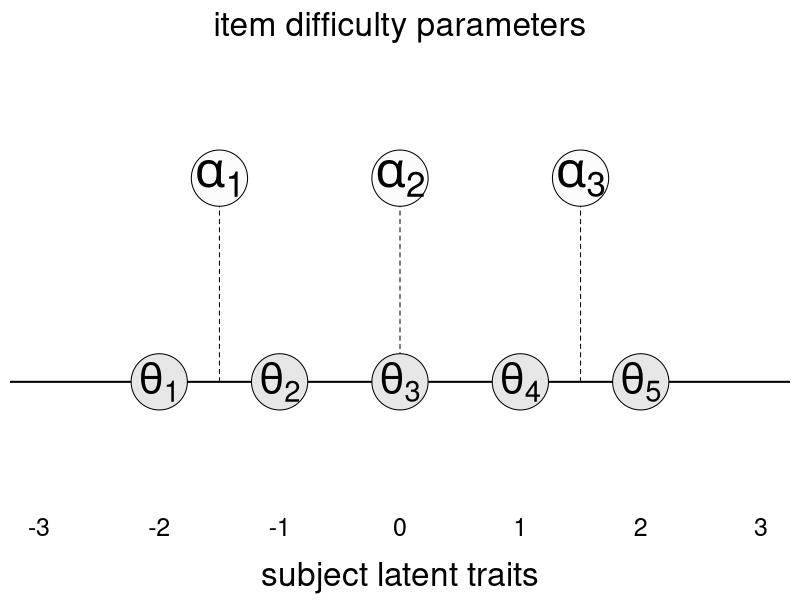
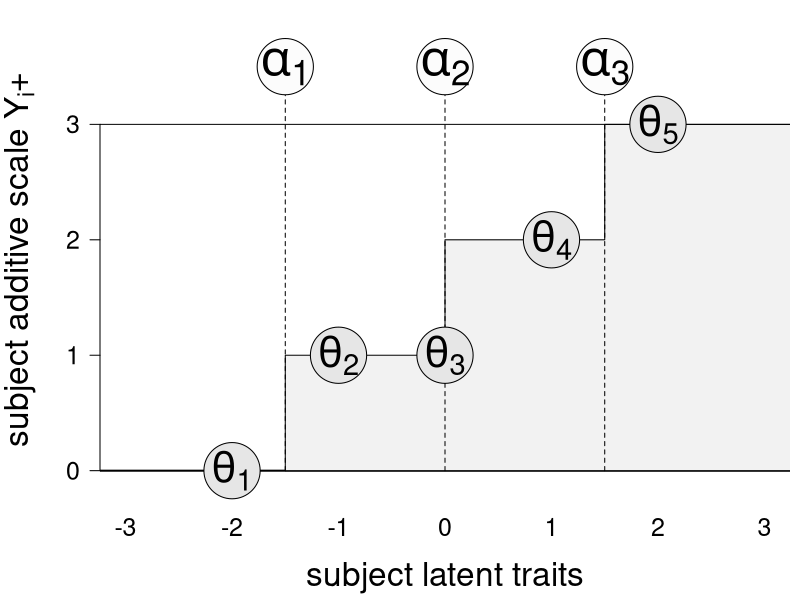

The R source for these figures, in order:
library(boot)

##
N_LINE <- TRUE
BOX<- FALSE

##
theta <- c(-2,-1,0,1,2)
BETA <- 1

##
par(mfrow=c(1,1), mar=c(5,0.5,3,0.5))
plot(0,0, ylim=c(-1,3), xlim=c(-3,3), type="n", xlab="", ylab="", xaxt="n", yaxt="n", bty="n")
if(N_LINE==TRUE) abline(h=0, col=1, lwd=2)
if(BOX==TRUE) box()
lines(c(-1.5,-1.5), c(0,2), lty=2)
lines(c(0,0), c(0,2), lty=2)
lines(c(1.5,1.5), c(0,2), lty=2)
points(theta, c(0,0,0,0,0), pch=21, bg=grey(.9), col=1, cex=7.5)
text(-2,0, expression(paste(theta[1])), cex=2.5)
text(-1,0, expression(paste(theta[2])), cex=2.5)
text(0,0, expression(paste(theta[3])), cex=2.5)
text(1,0, expression(paste(theta[4])), cex=2.5)
text(2,0, expression(paste(theta[5])), cex=2.5)
axis(side=1, at=-5:5, cex.axis=1.5, line=0, tick=F)

points(-1.5, 2, pch=21, bg=grey(.99), col=1, cex=7.5)
points(0, 2, pch=21, bg=grey(.99), col=1, cex=7.5)
points(1.5, 2, pch=21, bg=grey(.99), col=1, cex=7.5)

text(-1.5, 2, expression(paste(alpha[1])), cex=3)
text(0, 2, expression(paste(alpha[2])), cex=3)
text(1.5, 2, expression(paste(alpha[3])), cex=3)
mtext(side=3, "item difficulty parameters", line=1, at=0, cex=2)
mtext(side=1, "subject latent traits", line=3.5, at=0, cex=2)





#########################
#########################
#########################
library(boot)

##
N_LINE <- TRUE
BOX<- FALSE

##
theta <- c(-2,-1,0,1,2)
Y <- c(0,1,1,2,3)
BETA <- 1

##
par(mfrow=c(1,1), mar=c(5,5,1,0.5))
plot(0,0, ylim=c(-.1,3.75), xlim=c(-3,3), type="n", xlab="", ylab="", xaxt="n", yaxt="n", bty="n")
if(N_LINE==TRUE) abline(h=0, col=1, lwd=2)
if(BOX==TRUE) box()
polygon(c(-1.5,-1.5,0,0,1.5,1.5,4,4), c(0,1,1,2,2,3,3,0), col=grey(.95))
lines(c(-1.5,-1.5), c(0,3.5), lty=2)
lines(c(0,0), c(0,3.5), lty=2)
lines(c(1.5,1.5), c(0,3.5), lty=2)
lines(c(-5,5), c(3,3))
points(theta, Y, pch=21, bg=grey(.9), col=1, cex=7.5)
text(-2,0, expression(paste(theta[1])), cex=2.5)
text(-1,1, expression(paste(theta[2])), cex=2.5)
text(0,1, expression(paste(theta[3])), cex=2.5)
text(1,2, expression(paste(theta[4])), cex=2.5)
text(2,3, expression(paste(theta[5])), cex=2.5)
axis(side=1, at=-5:5, cex.axis=1.5, line=0, tick=F)
axis(side=2, at=0:3, cex.axis=1.5, line=0, tick=T, las=2)

points(-1.5, 3.5, pch=21, bg=grey(.99), col=1, cex=7.5)
points(0, 3.5, pch=21, bg=grey(.99), col=1, cex=7.5)
points(1.5, 3.5, pch=21, bg=grey(.99), col=1, cex=7.5)

text(-1.5, 3.5, expression(paste(alpha[1])), cex=3)
text(0, 3.5, expression(paste(alpha[2])), cex=3)
text(1.5, 3.5, expression(paste(alpha[3])), cex=3)
mtext(side=2, expression(paste("subject additive scale ", Y[i], "+")), line=3, cex=2)
mtext(side=1, "subject latent traits", line=3.5, at=0, cex=2)


